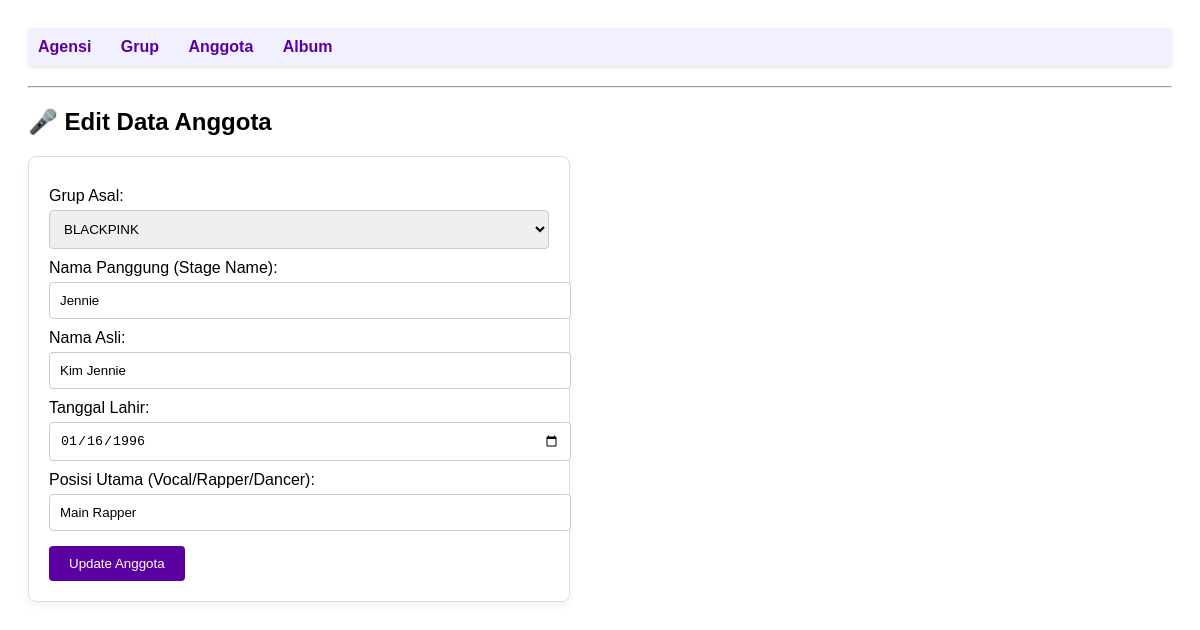
/project/index.php?entity=anggota&action=edit&id=201, run on the app's committed database.
### tables this page shows
CREATE TABLE `anggota` (
  `id_anggota` int(11) NOT NULL,
  `id_grup` int(11) NOT NULL,
  `nama_panggung` varchar(50) NOT NULL,
  `nama_asli` varchar(100) DEFAULT NULL,
  `tanggal_lahir` date DEFAULT NULL,
  `posisi_utama` varchar(50) DEFAULT NULL
);

### project/models/Anggota.php (called while the page is built, shortened)
<?php
require_once "config/Database.php";
class Anggota
{
    private $conn;
    private $table = "anggota";
    public function __construct()
    {
        $database = new Database();
        $this->conn = $database->getConnection();
    }
    public function getById($id)
    {
        $query = "SELECT * FROM " . $this->table . " WHERE id_anggota = :id_anggota";
        $stmt = $this->conn->prepare($query);
        $stmt->bindParam(':id_anggota', $id);
        $stmt->execute();
        return $stmt->fetch(PDO::FETCH_ASSOC);
    }
}

### project/config/Database.php (called while the page is built, shortened)
<?php
class Database{
    private $host = "localhost";
    private $database = "kpop_db";
    private $username = "root";
    private $password = "";
    public function getConnection(){
        $this->conn = null;
        try {
            $this->conn = new PDO("mysql:host=" . $this->host . ";dbname=" . $this->database, $this->username, $this->password);
            $this->conn->setAttribute(PDO::ATTR_ERRMODE, PDO::ERRMODE_EXCEPTION);
        } catch (PDOException $exception) {
            echo "Connection error: " . $exception->getMessage();
        }
        return $this->conn;
    }
}

### project/models/Grup.php (called while the page is built, shortened)
<?php
require_once "config/Database.php";
class Grup
{
    private $conn;
    private $table = "grup";
    public function __construct()
    {
        $database = new Database();
        $this->conn = $database->getConnection();
    }
    public function getAll()
    {
        $query = "SELECT
                    g.id_grup,
                    g.nama_grup,
                    g.tanggal_debut,
                    g.tipe,
                    g.id_agensi,
                    a.nama_agensi  -- Data dari tabel AGENSI
                  FROM
                    " . $this->table . " g
                  JOIN
                    agensi a ON g.id_agensi = a.id_agensi
                  ORDER BY
                    g.tanggal_debut DESC";
        $stmt = $this->conn->prepare($query);
        $stmt->execute();
        return $stmt->fetchAll(PDO::FETCH_ASSOC);
    }
}

### project/viewmodels/AnggotaViewModel.php (called while the page is built, shortened)
<?php
require_once 'models/Anggota.php';
require_once 'models/Grup.php';
class AnggotaViewModel
{
    private $anggotaModel;
    private $grupModel;
    public function __construct()
    {
        $this->anggotaModel = new Anggota();
        $this->grupModel = new Grup();
    }
    public function getAnggotaById($id)
    {
        return $this->anggotaModel->getById($id);
    }
    public function getAllGrupForDropdown()
    {
        return $this->grupModel->getAll();
    }
}

### project/views/anggota_form.php (the view, shortened to what this page needs)
<?php
require_once 'views/template/header.php';
$is_edit = isset($anggota);
?>
<h2 class="text-xl mb-4 font-bold">
    🎤 <?php echo $is_edit ? 'Edit Data Anggota' : 'Tambah Anggota Baru'; ?>
</h2>
<form action="index.php?entity=anggota&action=<?php
    echo $is_edit ? 'update&id=' . $anggota['id_anggota'] : 'save';
?>" method="POST" class="space-y-4 max-w-lg bg-white p-6 shadow-md rounded-lg">
    <div>
        <label for="id_grup" class="block text-sm font-medium text-gray-700">Grup Asal:</label>
        <select
            id="id_grup"
            name="id_grup"
            class="mt-1 block w-full border border-gray-300 rounded-md shadow-sm p-2"
            required
        >
            <?php
            foreach ($grupList as $grup):
                $selected = '';
                if ($is_edit && $anggota['id_grup'] == $grup['id_grup']) {
                    $selected = 'selected';
                }
            ?>
                <option value="<?php echo $grup['id_grup']; ?>" <?php echo $selected; ?>>
                    <?php echo htmlspecialchars($grup['nama_grup']); ?>
                </option>
            <?php endforeach; ?>
        </select>
    </div>
    <div>
        <label for="nama_panggung" class="block text-sm font-medium text-gray-700">Nama Panggung (Stage Name):</label>
        <input
            type="text"
            id="nama_panggung"
            name="nama_panggung"
            value="<?php echo $is_edit ? htmlspecialchars($anggota['nama_panggung']) : ''; ?>"
            class="mt-1 block w-full border border-gray-300 rounded-md shadow-sm p-2"
            required
        >
    </div>
    <div>
        <label for="nama_asli" class="block text-sm font-medium text-gray-700">Nama Asli:</label>
        <input
            type="text"
            id="nama_asli"
            name="nama_asli"
            value="<?php echo $is_edit ? htmlspecialchars($anggota['nama_asli']) : ''; ?>"
            class="mt-1 block w-full border border-gray-300 rounded-md shadow-sm p-2"
            required
        >
    </div>
    <div>
        <label for="tanggal_lahir" class="block text-sm font-medium text-gray-700">Tanggal Lahir:</label>
        <input
            type="date"
            id="tanggal_lahir"
            name="tanggal_lahir"
            value="<?php echo $is_edit ? htmlspecialchars($anggota['tanggal_lahir']) : ''; ?>"
            class="mt-1 block w-full border border-gray-300 rounded-md shadow-sm p-2"
            required
        >
    </div>
    <div>
        <label for="posisi_utama" class="block text-sm font-medium text-gray-700">Posisi Utama (Vocal/Rapper/Dancer):</label>
        <input
            type="text"
            id="posisi_utama"
            name="posisi_utama"
            value="<?php echo $is_edit ? htmlspecialchars($anggota['posisi_utama']) : ''; ?>"
            class="mt-1 block w-full border border-gray-300 rounded-md shadow-sm p-2"
            required
        >
    </div>
    <button type="submit" class="bg-blue-600 hover:bg-blue-700 text-white px-4 py-2 rounded-md font-semibold">
        <?php echo $is_edit ? 'Update Anggota' : 'Simpan Anggota'; ?>
    </button>
</form>
<?php
require_once 'views/template/footer.php';
?>

### project/views/template/header.php (style rules this page uses)
body { font-family: sans-serif; padding: 20px; }
form { margin-top: 20px; border: 1px solid #ddd; padding: 20px; max-width: 500px; border-radius: 8px; box-shadow: 0 4px 8px rgba(0,0,0,0.05); }
label { display: block; margin-top: 10px; font-weight: 500; }
input, select { width: 100%; padding: 10px; margin-top: 5px; border: 1px solid #ccc; border-radius: 4px; }
button[type="submit"] { margin-top: 15px; padding: 10px 20px; background: #5a00a0; color: white; border: none; cursor: pointer; border-radius: 4px; }

### data on the page
anggota: nama_panggung "Jennie", nama_asli "Kim Jennie", tanggal_lahir "01/16/1996", posisi_utama "Main Rapper"

### other printed values
form field id_grup "BLACKPINK"
